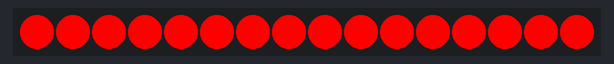
The sketch below on a simulated Arduino Uno, built with avr-gcc and run on an emulated ATmega328P. Shown: 16 RGB LEDs in strip order, left to right.

Above: at 0.1 s.
At 0.6 s:
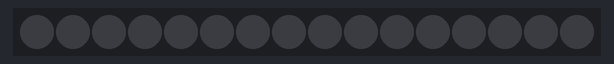

Measured:
- what the display in image 1 shows lasts 0.5 s, from 0.6 s to 1.1 s

The sketch:

ledmatrix4_4.ino
```cpp
#include <FastLED.h>

// How many leds in your strip?
#define NUM_LEDS 16

#define DATA_PIN 3

int i;
// Define the array of leds
CRGB leds[NUM_LEDS];

void setup() {

    FastLED.addLeds<NEOPIXEL, DATA_PIN>(leds, NUM_LEDS);  // GRB ordering is assumed

}

void loop() {
  // Turn the LED on, then pause
  for(i=0;i<NUM_LEDS;i++)
  {
    leds[i] = CRGB::Red;
    FastLED.show();
  }
  delay(500);
  // Now turn the LED off, then pause
  for(i=0;i<NUM_LEDS;i++)
  {
    leds[i] = CRGB::Black;
    FastLED.show();
  }
  delay(500);
}
```
